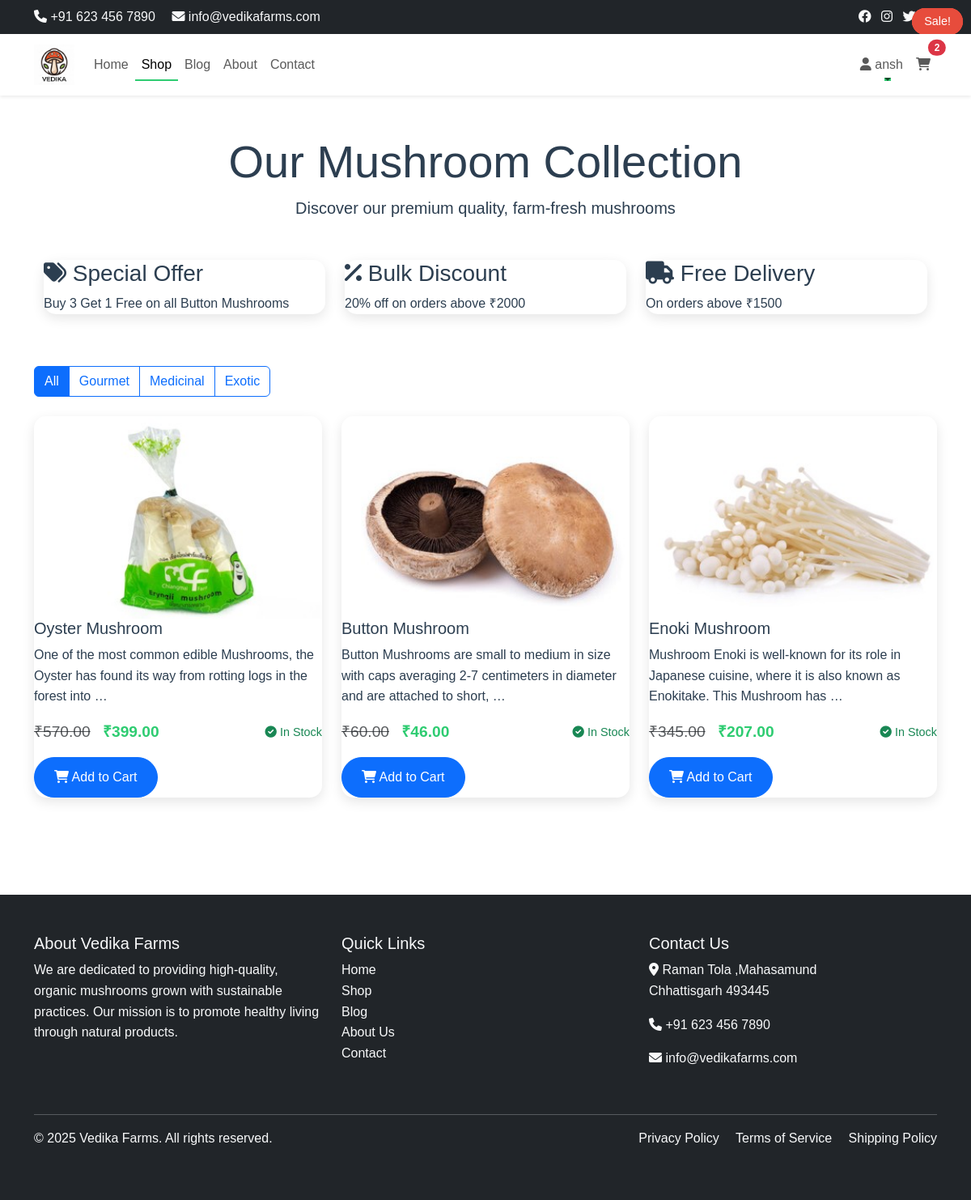
Page /shop/?category=gourmet (signed in) on the committed database.
### shop/models.py (models this page shows, shortened)
class Product(models.Model):
    CATEGORY_CHOICES = [
        ('gourmet', 'Gourmet'),
        ('medicinal', 'Medicinal'),
        ('exotic', 'Exotic'),
    ]
    name = models.CharField(max_length=200)
    description = models.TextField()
    price = models.DecimalField(max_digits=10, decimal_places=2)
    image = models.ImageField(upload_to='products/')
    category = models.CharField(max_length=20, choices=CATEGORY_CHOICES, default='gourmet')
    stock = models.IntegerField(default=0)
    is_featured = models.BooleanField(default=False)
    discount_price = models.DecimalField(max_digits=10, decimal_places=2, null=True, blank=True)
    created_at = models.DateTimeField(auto_now_add=True)
    updated_at = models.DateTimeField(auto_now=True)
    @property
    def stock_status(self):
        if self.stock > 10:
            return 'In Stock'
        elif self.stock > 0:
            return 'Low Stock'
        return 'Out of Stock'

### shop/views.py (the view)
# urls.py: path('shop/', views.shop, name='shop'),
def shop(request):
    category = request.GET.get('category', '')
    products = Product.objects.all()
    if category:
        products = products.filter(category=category)
    context = {
        'products': products,
        'current_category': category
    }
    if request.user.is_authenticated:
        wishlist_products = Wishlist.objects.filter(user=request.user).values_list('product_id', flat=True)
        context['wishlist_products'] = wishlist_products
    return render(request, 'shop/shop.html', context)

### shop/templates/shop/shop.html (shortened to what this page needs)
{% extends 'shop/base.html' %}
{% load static %}
{% block content %}
<div class="container py-5">
    <div class="text-center mb-5 animate__animated animate__fadeIn">
        <h1 class="display-4">Our Mushroom Collection</h1>
        <p class="lead">Discover our premium quality, farm-fresh mushrooms</p>
    </div>
    <div class="offer-section mb-5">
        <div class="container">
            <div class="row">
                <div class="col-md-4">
                    <div class="offer-card">
                        <h3><i class="fas fa-tags"></i> Special Offer</h3>
                        <p>Buy 3 Get 1 Free on all Button Mushrooms</p>
                    </div>
                </div>
                <div class="col-md-4">
                    <div class="offer-card">
                        <h3><i class="fas fa-percent"></i> Bulk Discount</h3>
                        <p>20% off on orders above ₹2000</p>
                    </div>
                </div>
                <div class="col-md-4">
                    <div class="offer-card">
                        <h3><i class="fas fa-truck"></i> Free Delivery</h3>
                        <p>On orders above ₹1500</p>
                    </div>
                </div>
            </div>
        </div>
    </div>
    <div class="row mb-4">
        <div class="col-md-12">
            <div class="btn-group" role="group">
                <button type="button" class="btn btn-outline-primary active" data-filter="all">All</button>
                <button type="button" class="btn btn-outline-primary" data-filter="gourmet">Gourmet</button>
                <button type="button" class="btn btn-outline-primary" data-filter="medicinal">Medicinal</button>
                <button type="button" class="btn btn-outline-primary" data-filter="exotic">Exotic</button>
            </div>
        </div>
    </div>
    <div class="row">
        {% for product in products %}
        <div class="col-md-4 mb-4 product-item {{ product.category }}">
            <div class="product-card">
                {% if product.discount_price %}
                <div class="offer-badge">Sale!</div>
                {% endif %}
                <img src="{{ product.image.url }}" alt="{{ product.name }}" class="card-img-top">
                <div class="card-body">
                    <h5 class="product-title">{{ product.name }}</h5>
                    <p class="card-text">{{ product.description|truncatewords:20 }}</p>
                    <div class="d-flex justify-content-between align-items-center mb-3">
                        <div class="price-block">
                            {% if product.discount_price %}
                            <span class="text-muted text-decoration-line-through">₹{{ product.price }}</span>
                            <span class="product-price">₹{{ product.discount_price }}</span>
                            {% else %}
                            <span class="product-price">₹{{ product.price }}</span>
                            {% endif %}
                        </div>
                        <div class="stock-status {% if product.stock > 10 %}text-success{% elif product.stock > 0 %}text-warning{% else %}text-danger{% endif %}">
                            <i class="fas fa-{% if product.stock > 10 %}check{% elif product.stock > 0 %}clock{% else %}times{% endif %}-circle"></i>
                            {{ product.stock_status }}
                        </div>
                    </div>
                    <button class="btn btn-primary add-to-cart-btn" onclick="addToCart({{ product.id }})">
                        <i class="fas fa-shopping-cart"></i> Add to Cart
                    </button>
                </div>
            </div>
        </div>
        {% empty %}
        <div class="col-12 text-center">
            <p class="lead">No products available at the moment.</p>
        </div>
        {% endfor %}
    </div>
</div>
<div id="cart-animation-container"></div>
{% endblock %}

### shop/templates/shop/base.html (shortened to what this page needs)
{% load static %}
<!DOCTYPE html>
<html lang="en">
<head>
    <link href="https://cdn.jsdelivr.net/npm/bootstrap@5.3.0/dist/css/bootstrap.min.css" rel="stylesheet">
    <link rel="stylesheet" href="https://cdnjs.cloudflare.com/ajax/libs/font-awesome/6.0.0/css/all.min.css">
    <link rel="stylesheet" href="https://cdnjs.cloudflare.com/ajax/libs/animate.css/4.1.1/animate.min.css">
    <link rel="stylesheet" href="{% static 'css/style.css' %}">
</head>
<body>
    <div class="top-bar bg-dark text-light py-2">
        <div class="container">
            <div class="row">
                <div class="col-md-6">
                    <span><i class="fas fa-phone"></i> +91 623 456 7890</span>
                    <span class="ms-3"><i class="fas fa-envelope"></i> info@vedikafarms.com</span>
                </div>
                <div class="col-md-6 text-end">
                    <div class="social-links">
                        <a href="#" class="text-light me-2"><i class="fab fa-facebook"></i></a>
                        <a href="#" class="text-light me-2"><i class="fab fa-instagram"></i></a>
                        <a href="#" class="text-light me-2"><i class="fab fa-twitter"></i></a>
                        <a href="#" class="text-light"></a>
                    </div>
                </div>
            </div>
        </div>
    </div>
    <nav class="navbar navbar-expand-lg navbar-light bg-white sticky-top shadow-sm">
        <div class="container">
            <a class="navbar-brand" href="{% url 'home' %}">
                <img src="{% static 'images/logo.png' %}" alt="Vedika Farms" height="50">
            </a>
            <div class="collapse navbar-collapse" id="navbarNav">
                <ul class="navbar-nav me-auto">
                    <li class="nav-item">
                        <a class="nav-link {% if request.resolver_match.url_name == 'home' %}active{% endif %}"
                           href="{% url 'home' %}">Home</a>
                    </li>
                    <li class="nav-item">
                        <a class="nav-link {% if request.resolver_match.url_name == 'shop' %}active{% endif %}"
                           href="{% url 'shop' %}">Shop</a>
                    </li>
                    <li class="nav-item">
                        <a class="nav-link {% if request.resolver_match.url_name == 'blog_list' %}active{% endif %}"
                           href="{% url 'blog_list' %}">Blog</a>
                    </li>
                    <li class="nav-item">
                        <a class="nav-link {% if request.resolver_match.url_name == 'about' %}active{% endif %}"
                           href="{% url 'about' %}">About</a>
                    </li>
                    <li class="nav-item">
                        <a class="nav-link {% if request.resolver_match.url_name == 'contact' %}active{% endif %}"
                           href="{% url 'contact' %}">Contact</a>
                    </li>
                </ul>
                <div class="navbar-nav ms-auto">
                    {% if user.is_authenticated %}
                        <div class="nav-item dropdown">
                            <a class="nav-link dropdown-toggle" href="#" id="userDropdown" role="button"
                               data-bs-toggle="dropdown">
                                <i class="fas fa-user"></i> {{ user.username }}
                            </a>
                        </div>
                    {% endif %}
                    <a class="nav-link position-relative" href="{% url 'cart' %}">
                        <i class="fas fa-shopping-cart"></i>
                        {% with cart=request.session.cart|default:"{}" %}
                        {% if cart %}
                        <span class="position-absolute top-0 start-100 translate-middle badge rounded-pill bg-danger">
                            {{ cart|length }}
                        </span>
                        {% endif %}
                        {% endwith %}
                    </a>
                </div>
            </div>
        </div>
    </nav>
    <main>
        {% block content %}{% endblock %}
    </main>
    <footer class="bg-dark text-light py-5 mt-5">
        <div class="container">
            <div class="row">
                <div class="col-md-4 mb-4">
                    <h5>About Vedika Farms</h5>
                    <p>We are dedicated to providing high-quality, organic mushrooms grown with sustainable practices. Our mission is to promote healthy living through natural products.</p>
                </div>
                <div class="col-md-4 mb-4">
                    <h5>Quick Links</h5>
                    <ul class="list-unstyled">
                        <li><a href="{% url 'home' %}" class="text-light">Home</a></li>
                        <li><a href="{% url 'shop' %}" class="text-light">Shop</a></li>
                        <li><a href="{% url 'blog_list' %}" class="text-light">Blog</a></li>
                        <li><a href="{% url 'about' %}" class="text-light">About Us</a></li>
                        <li><a href="{% url 'contact' %}" class="text-light">Contact</a></li>
                    </ul>
                </div>
                <div class="col-md-4 mb-4">
                    <h5>Contact Us</h5>
                    <address>
                        <p><i class="fas fa-map-marker-alt"></i> Raman Tola ,Mahasamund<br>Chhattisgarh 493445</p>
                        <p><i class="fas fa-phone"></i> +91 623 456 7890</p>
                        <p><i class="fas fa-envelope"></i> info@vedikafarms.com</p>
                    </address>
                </div>
            </div>
            <hr class="bg-light">
            <div class="row">
                <div class="col-md-6">
                    <p>&copy; {% now "Y" %} Vedika Farms. All rights reserved.</p>
                </div>
                <div class="col-md-6 text-md-end">
                    <a href="#" class="text-light me-3">Privacy Policy</a>
                    <a href="#" class="text-light me-3">Terms of Service</a>
                    <a href="#" class="text-light">Shipping Policy</a>
                </div>
            </div>
        </div>
    </footer>
    <div id="cart-animation-container"></div>
</body>
</html>

### shop/static/css/style.css (style rules this page uses)
:root { --primary-color: #2ecc71; --secondary-color: #27ae60; --accent-color: #e74c3c; --text-color: #2c3e50; --light-gray: #f5f6fa; --dark-gray: #2d3436; }
body { font-family: 'Poppins', sans-serif; color: var(--text-color); line-height: 1.6; }
.navbar { transition: all 0.3s ease; }
.navbar.sticky-top { box-shadow: 0 2px 10px rgba(0, 0, 0, 0.1); }
.navbar-brand img { transition: transform 0.3s ease; }
.nav-link { position: relative; padding: 0.5rem 1rem; transition: color 0.3s ease; }
.nav-link::after { content: ''; position: absolute; width: 0; height: 2px; bottom: 0; left: 50%; background-color: var(--primary-color); transition: all 0.3s ease; }
.nav-link:hover::after, .nav-link.active::after { width: 100%; left: 0; }
.product-card { border: none; border-radius: 15px; overflow: hidden; transition: transform 0.3s ease, box-shadow 0.3s ease; box-shadow: 0 5px 15px rgba(0, 0, 0, 0.1); }
.product-card img { height: 250px; object-fit: cover; transition: transform 0.5s ease; }
.offer-badge { position: absolute; top: 10px; right: 10px; background-color: var(--accent-color); color: white; padding: 5px 15px; border-radius: 20px; font-size: 0.9rem; z-index: 1; animation: pulse 2s infinite; }
#cart-animation-container { position: fixed; pointer-events: none; z-index: 9999; width: 100%; height: 100%; top: 0; left: 0; }
.offer-card { border-radius: 15px; background: white; box-shadow: 0 5px 15px rgba(0, 0, 0, 0.1); transition: transform 0.3s ease; }
.price-block { font-size: 1.2rem; }
.product-price { color: var(--primary-color); font-weight: bold; margin-left: 10px; }
.stock-status { font-size: 0.9rem; }
footer { background-color: var(--dark-gray); }
footer a { text-decoration: none; transition: color 0.3s ease; }
.add-to-cart-btn { border-radius: 25px; padding: 0.75rem 1.5rem; transition: all 0.3s ease; position: relative; overflow: hidden; }
.add-to-cart-btn::before { content: ''; position: absolute; top: 50%; left: 50%; width: 0; height: 0; background: rgba(255, 255, 255, 0.2); border-radius: 50%; transform: translate(-50%, -50%); transition: width 0.6s ease, height 0.6s ease; }
.social-links a { transition: transform 0.3s ease; display: inline-block; }

### rows in the picture
Product: image (picture), name "Oyster Mushroom", description "One of the most common edible Mushrooms, the Oyster has found its way from rotting logs in the forest into …", price "570.00", discount_price "399.00", stock_status "In Stock"
Product: image (picture), name "Button Mushroom", description "Button Mushrooms are small to medium in size with caps averaging 2-7 centimeters in diameter and are attached to short, …", price "60.00", discount_price "46.00", stock_status "In Stock"
Product: shows "Sale!", image (picture), name "Enoki Mushroom", description "Mushroom Enoki is well-known for its role in Japanese cuisine, where it is also known as Enokitake. This Mushroom has …", price "345.00", discount_price "207.00", stock_status "In Stock"

### other values in the picture
{{ user.username }} "ansh"
{{ cart|length }} "2"
